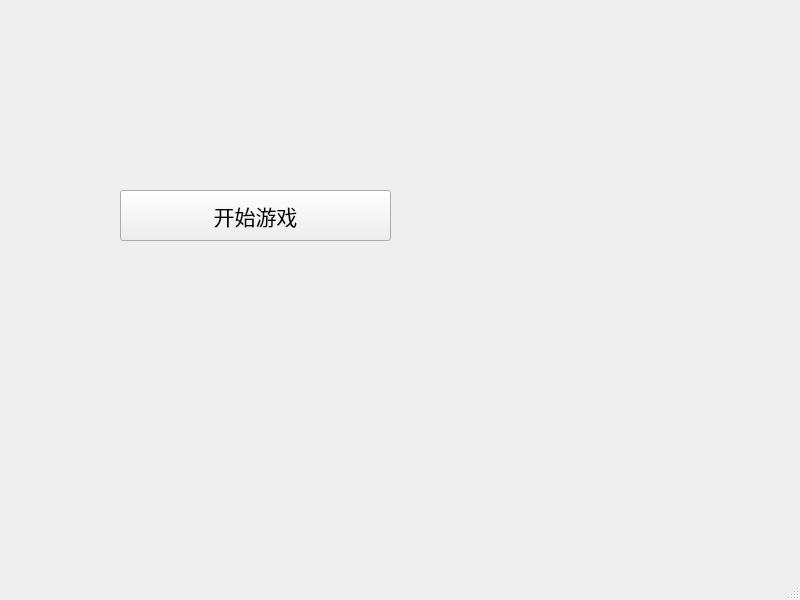
<?xml version="1.0" encoding="UTF-8"?>
<ui version="4.0">
 <class>MainWindow</class>
 <widget class="QMainWindow" name="MainWindow">
  <property name="geometry">
   <rect>
    <x>0</x>
    <y>0</y>
    <width>800</width>
    <height>600</height>
   </rect>
  </property>
  <property name="windowTitle">
   <string>MainWindow</string>
  </property>
  <widget class="QWidget" name="centralwidget">
   <widget class="QPushButton" name="start">
    <property name="geometry">
     <rect>
      <x>120</x>
      <y>190</y>
      <width>271</width>
      <height>51</height>
     </rect>
    </property>
    <property name="font">
     <font>
      <pointsize>16</pointsize>
     </font>
    </property>
    <property name="text">
     <string>开始游戏</string>
    </property>
   </widget>
  </widget>
  <widget class="QMenuBar" name="menubar">
   <property name="geometry">
    <rect>
     <x>0</x>
     <y>0</y>
     <width>800</width>
     <height>33</height>
    </rect>
   </property>
  </widget>
  <widget class="QStatusBar" name="statusbar"/>
 </widget>
 <resources/>
 <connections/>
</ui>
